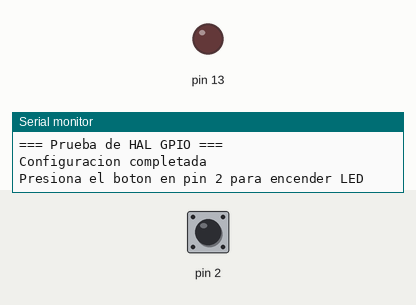
The sketch below on a simulated Arduino Uno, built with avr-gcc and run on an emulated ATmega328P. Parts: output pins drawn as LEDs (lit = HIGH), the last lines printed to the serial monitor. The inputs (shaded band) are chosen by the test bench; at power-on: pin 2 HIGH.

Above: at 1.2 s.
1.3 s: pin 2 driven LOW
At 1.9 s:
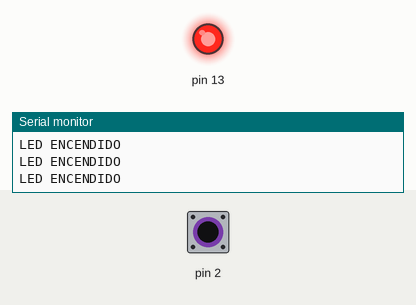
2.8 s: pin 2 driven HIGH
At 4.2 s:
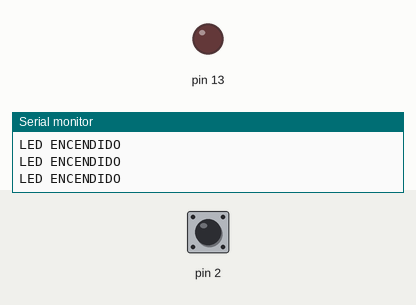
Timing chart, 0 to 5.8 s (numbered marks = the images above; inputs shaded):
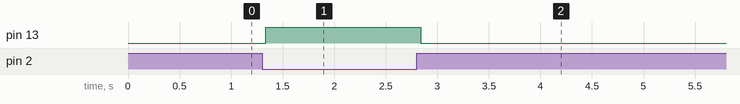

Measured:
- after the input at 1.3 s, pin 13: LOW → HIGH at once
- after the input at 2.8 s, pin 13: HIGH → LOW at once

The sketch:

Lab_5_C1.ino
```cpp
// Lab_5_C1.ino - Código principal de prueba
#include "hal_gpio.h"

void setup() {
    Serial.begin(9600);
    Serial.println(F("=== Prueba de HAL GPIO ==="));

    // Configurar pines
    HAL_GPIO_SetDir(13, HAL_GPIO_OUTPUT);  // LED como salida
    HAL_GPIO_SetDir(2, HAL_GPIO_INPUT);    // Botón como entrada

    Serial.println(F("Configuracion completada"));
    Serial.println(F("Presiona el boton en pin 2 para encender LED"));
}

void loop() {
    // Leer botón
    HAL_GPIO_Level estado_boton = HAL_GPIO_Read(2);

    if (estado_boton == HAL_GPIO_LOW) {  // Botón presionado
        HAL_GPIO_Write(13, HAL_GPIO_HIGH);  // Encender LED
        Serial.println(F("LED ENCENDIDO"));
        HAL_DelayMs(200);
    } else {
        HAL_GPIO_Write(13, HAL_GPIO_LOW);   // Apagar LED
    }

    HAL_DelayMs(50);
}
```

hal_gpio.cpp
```cpp
#include "hal_gpio.h"
#include <Arduino.h>

void HAL_GPIO_SetDir(uint8_t pin, HAL_GPIO_Dir dir) {
    pinMode(pin, dir == HAL_GPIO_OUTPUT ? OUTPUT : INPUT);
}

void HAL_GPIO_Write(uint8_t pin, HAL_GPIO_Level level) {
    digitalWrite(pin, level == HAL_GPIO_HIGH ? HIGH : LOW);
}

HAL_GPIO_Level HAL_GPIO_Read(uint8_t pin) {
    return digitalRead(pin) == HIGH ? HAL_GPIO_HIGH : HAL_GPIO_LOW;
}

void HAL_DelayUs(uint16_t us) {
    delayMicroseconds(us);
}

void HAL_DelayMs(uint16_t ms) {
    delay(ms);
}
```

hal_gpio.h
```cpp
#ifndef HAL_GPIO_H
#define HAL_GPIO_H
#include <stdint.h>

// Tipos de dirección de pin
typedef enum {
    HAL_GPIO_INPUT = 0,
    HAL_GPIO_OUTPUT = 1
} HAL_GPIO_Dir;

typedef enum {
    HAL_GPIO_LOW = 0,
    HAL_GPIO_HIGH = 1
} HAL_GPIO_Level;

// API pública de la HAL
void HAL_GPIO_SetDir(uint8_t pin, HAL_GPIO_Dir dir);
void HAL_GPIO_Write(uint8_t pin, HAL_GPIO_Level level);
HAL_GPIO_Level HAL_GPIO_Read(uint8_t pin);
void HAL_DelayUs(uint16_t us);
void HAL_DelayMs(uint16_t ms);

#endif // HAL_GPIO_H
```
